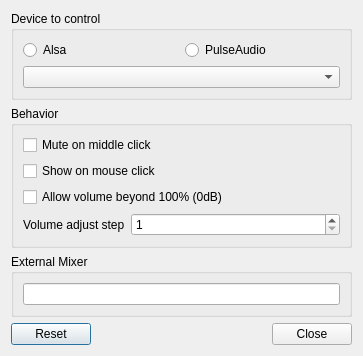
<?xml version="1.0" encoding="UTF-8"?>
<ui version="4.0">
 <class>RazorVolumeConfiguration</class>
 <widget class="QDialog" name="RazorVolumeConfiguration">
  <property name="geometry">
   <rect>
    <x>0</x>
    <y>0</y>
    <width>363</width>
    <height>355</height>
   </rect>
  </property>
  <property name="windowTitle">
   <string>Razor Volume Control Settings</string>
  </property>
  <layout class="QVBoxLayout" name="verticalLayout">
   <item>
    <widget class="QGroupBox" name="groupBox">
     <property name="title">
      <string>Device to control</string>
     </property>
     <layout class="QVBoxLayout" name="verticalLayout_2">
      <item>
       <layout class="QHBoxLayout" name="horizontalLayout_2">
        <item>
         <widget class="QRadioButton" name="alsaRadioButton">
          <property name="text">
           <string>Alsa</string>
          </property>
         </widget>
        </item>
        <item>
         <widget class="QRadioButton" name="pulseAudioRadioButton">
          <property name="text">
           <string>PulseAudio</string>
          </property>
         </widget>
        </item>
       </layout>
      </item>
      <item>
       <widget class="QComboBox" name="devAddedCombo"/>
      </item>
     </layout>
    </widget>
   </item>
   <item>
    <widget class="QGroupBox" name="groupBox_2">
     <property name="title">
      <string>Behavior</string>
     </property>
     <layout class="QVBoxLayout" name="verticalLayout_3">
      <item>
       <widget class="QCheckBox" name="muteOnMiddleClickCheckBox">
        <property name="text">
         <string>Mute on middle click</string>
        </property>
       </widget>
      </item>
      <item>
       <widget class="QCheckBox" name="showOnClickCheckBox">
        <property name="text">
         <string>Show on mouse click</string>
        </property>
       </widget>
      </item>
      <item>
       <widget class="QCheckBox" name="ignoreMaxVolumeCheckBox">
        <property name="text">
         <string>Allow volume beyond 100% (0dB)</string>
        </property>
       </widget>
      </item>
      <item>
       <layout class="QHBoxLayout" name="horizontalLayout">
        <item>
         <widget class="QLabel" name="label">
          <property name="sizePolicy">
           <sizepolicy hsizetype="Maximum" vsizetype="Preferred">
            <horstretch>0</horstretch>
            <verstretch>0</verstretch>
           </sizepolicy>
          </property>
          <property name="text">
           <string>Volume adjust step</string>
          </property>
         </widget>
        </item>
        <item>
         <widget class="QSpinBox" name="stepSpinBox">
          <property name="minimum">
           <number>1</number>
          </property>
         </widget>
        </item>
       </layout>
      </item>
     </layout>
    </widget>
   </item>
   <item>
    <widget class="QGroupBox" name="groupBox_3">
     <property name="title">
      <string>External Mixer</string>
     </property>
     <layout class="QVBoxLayout" name="verticalLayout_4">
      <item>
       <widget class="QLineEdit" name="mixerLineEdit"/>
      </item>
     </layout>
    </widget>
   </item>
   <item>
    <widget class="QDialogButtonBox" name="buttons">
     <property name="orientation">
      <enum>Qt::Horizontal</enum>
     </property>
     <property name="standardButtons">
      <set>QDialogButtonBox::Close|QDialogButtonBox::Reset</set>
     </property>
    </widget>
   </item>
  </layout>
 </widget>
 <resources/>
 <connections>
  <connection>
   <sender>buttons</sender>
   <signal>accepted()</signal>
   <receiver>RazorVolumeConfiguration</receiver>
   <slot>accept()</slot>
   <hints>
    <hint type="sourcelabel">
     <x>248</x>
     <y>254</y>
    </hint>
    <hint type="destinationlabel">
     <x>157</x>
     <y>274</y>
    </hint>
   </hints>
  </connection>
  <connection>
   <sender>buttons</sender>
   <signal>rejected()</signal>
   <receiver>RazorVolumeConfiguration</receiver>
   <slot>reject()</slot>
   <hints>
    <hint type="sourcelabel">
     <x>316</x>
     <y>260</y>
    </hint>
    <hint type="destinationlabel">
     <x>286</x>
     <y>274</y>
    </hint>
   </hints>
  </connection>
 </connections>
</ui>
